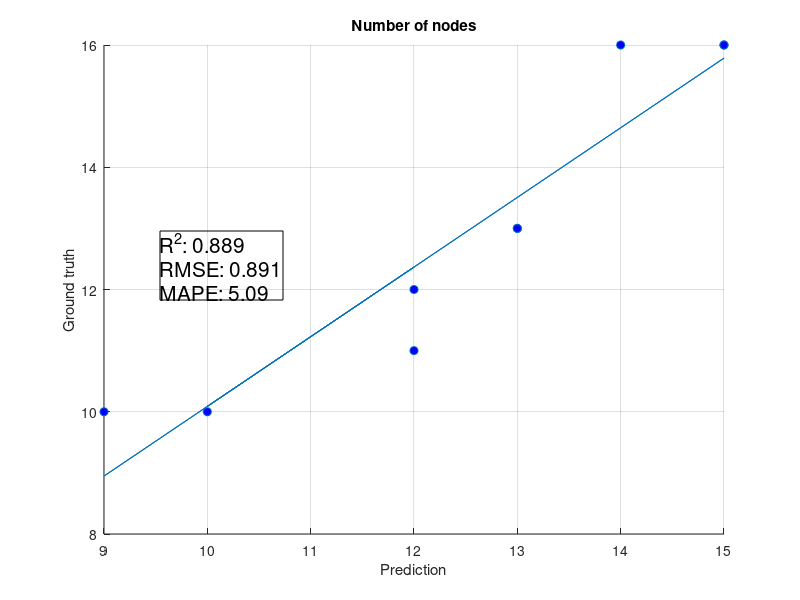
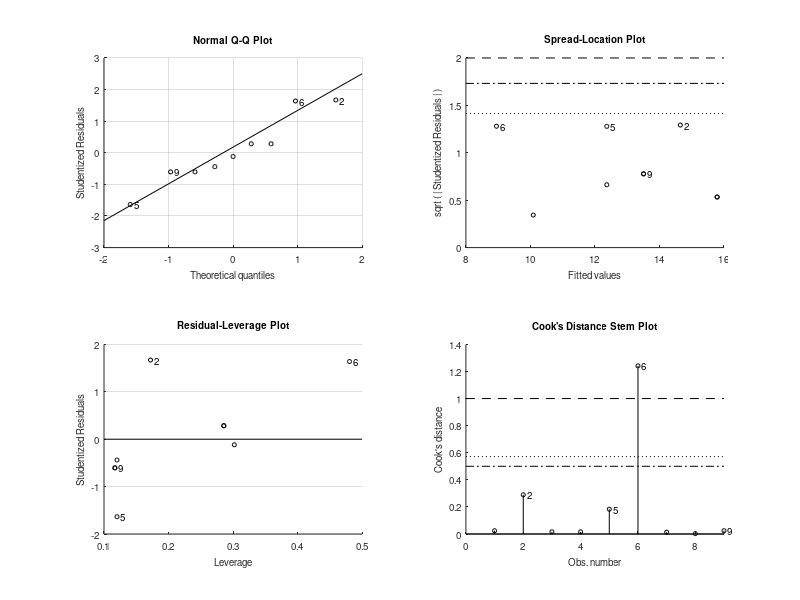

The MATLAB source for these figures, in order:
% set(0,'DefaultFigureVisible','on');

% main stem diameter
y = [0.0183;0.0243;0.031;0.0233;0.0188;0.014;0.0202;0.0133;0.0194].*100; %Population of states
x = [0.0183;0.0245;0.031;0.0233;0.0188;0.0141;0.0203;0.0133;0.0194].*100; %Accidents per state


% main stem height
 x = [0.9376;1.1803;1.333;1.1903;1.2401;1.0178;1.14;1.1239;1.3208];
 y = [0.939;1.2808;1.333;1.3867;1.2401;1.0178;1.14;1.1239;1.3208];
% 
% % number of nodes
% x = [9;16;13;16;14;9;12;10;13];
% y = [10;15;14;16;15;11;15;10;13];
% x = [9;15;13;16;14;9;12;10;13];
% y = [10;15;13;16;15;10;15;11;13];

x = [14;21;16;19;15;12;20;11;14];
y = [14;22;16;19;16;14;18;10;14];

% internode distance

%Main stem height
x = [0.91772507;1.280808534;1.332961588;1.328408842;1.2400882;1.017803348;1.139996353;1.123916608; 1.320795961];
y = [0.93899224;1.280808534;1.332961588;1.386716516;1.2400882;1.017803348;1.139996353;1.123916608; 1.320795961];
% Main stem diameter								
% x = [001.7656157;	002.4450814;	003.2081992;	002.3549039;	001.8101904;	001.4376209;	001.9045174;	001.2504682; 001.9441313];
% y = [001.7656157;	002.4450814;	003.2081992;	002.3549039;	001.8101904;	001.4376209;	001.9045174;	001.2504682; 001.9441313];
% Number of nodes
% x = [11;	13;	13;	14;	13;	10;	12;	10; 12];
% y = [11;	15;	14;	15;	12;	10;	12;	10; 12];
% % Number of branches
% x = [12; 17;16;	18;	13;	11;	16;	11; 13];
% y = [12;19;	16;	18;	13;	13;	15;	11; 13];


% number of bolls
% x = [18;22;20;21;19;18;22;13;16];
% y = [18;21;16;20;11;16;20;16;15];
x = [39;	80;	107;	27;	13;	20;	27;	17;	29];
y = [39;	75;	111; 27;	13;	18;	28;	17;	28];

% x=pred_angles';
% y=gt_angles';
% % % 
% x=(pred_diameters)';
% y=(gt_diameters)';

% Number of branches
x = [14; 19;	18;	19;	12;	11;	16;	11;	14];
y = [14; 21;	18;	19;	12;	13;	15;	11;	14];


% Number of nodes
x = [13;	14;	15;	15;	12;	9;	12;	10;	13];
y = [13;	16;	16;	16;	11;	10;	12;	10;	13];


format long
b1 = x\y;

yCalc1 = b1*x;
scatter(x,y,'MarkerFaceColor',[.0 .0 1.0])
hold on


%plot(x,yCalc1)
ylabel('Ground truth')
xlabel('Prediction')
% title('Linear Regression  ')
grid on

X = [ones(length(x),1) x];
b = X\y;

yCalc2 = X*b;
plot(x,yCalc2) %,'--')
%legend('Data','Slope & Intercept','Location','best');
hold on;
Rsq1 = 1 - sum((y - yCalc1).^2)/sum((y - mean(y)).^2);
Rsq2 = 1 - sum((y - yCalc2).^2)/sum((y - mean(y)).^2);
dim = [.2 .5 .3 .3];
title("Number of nodes")
str = ['R^{2}: 0.889' newline 'RMSE: 0.891' newline 'MAPE: 5.09'];
annotation('textbox',dim,'String',str,'FitBoxToText','on', 'FontSize',15);

mdl = fitlm(x,y)

disp('MAPE');
(sum( abs( ((yCalc2 - y) ./ y) ) ) * 100) / size(y,1) 
